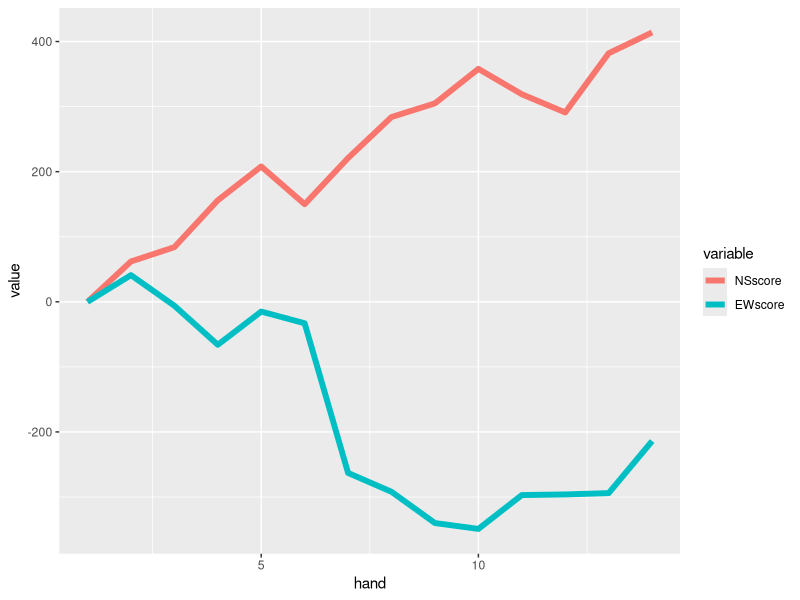

Generate this figure with R:

library(ggplot2)
library(reshape2)

scores = read.csv("scores/score.csv", stringsAsFactors = F, header = F)

colnames(scores) = c("NSscore", "NSbag", "EWscore", "EWbag", "Nbet", "Ebet", "Sbet", "Wbet")

scores$hand = seq(1, nrow(scores))

melted = melt(scores, id.vars = "hand")

ggplot(subset(melted, melted$variable == "NSscore" | melted$variable == "EWscore"), aes(hand, value, color = variable)) +
  geom_line(size = 2)





